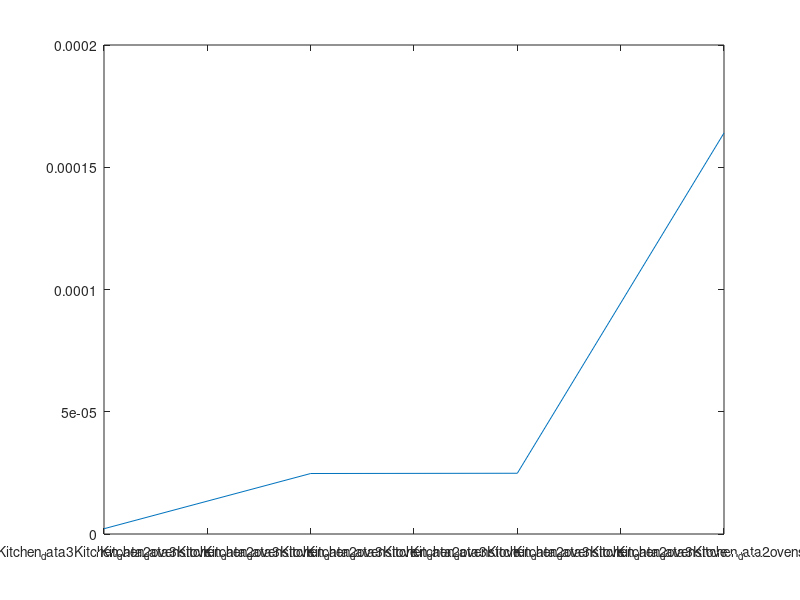

The MATLAB source for this figure:
% Result plots 
R = [2.15717537155324e-06; 2.4742e-05; 2.4848e-05; 1.6402e-04];
y = ['Kitchen_data3'; 'Kitchen_data2',; 'oven'; 'stove'];
figure
plot (R);
% rotateXLabels(gca, 45);
set (gca,'XTickLabel',['Kitchen_data3', 'Kitchen_data2', 'oven', 'stove']);
